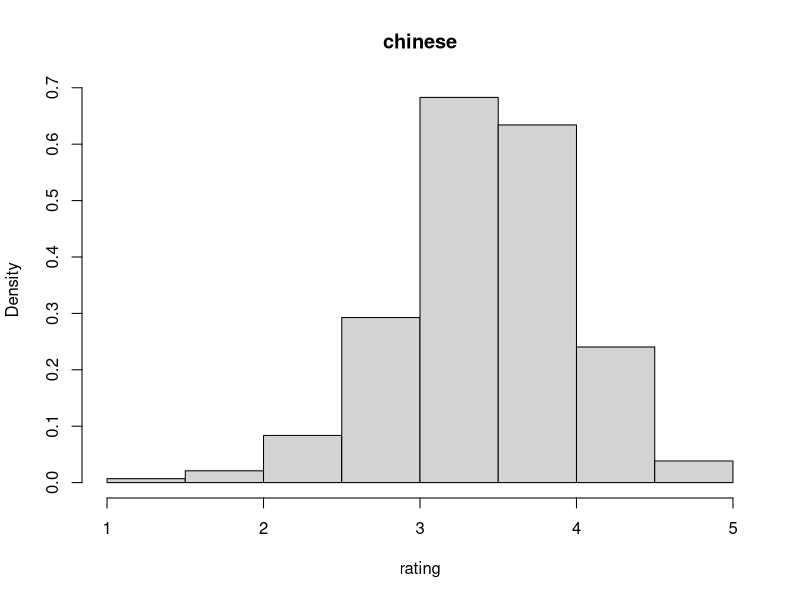
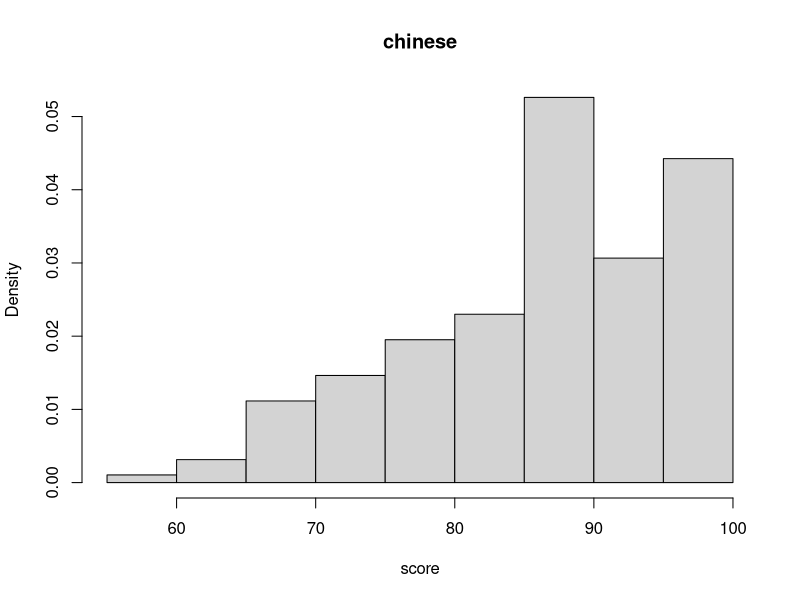

The R script that drew these images, in order: (Note: this script raises an error after producing the figures.)
setwd("/Users/ziyuanhan/Desktop")
comb <- read.csv("comb.csv",fill = TRUE,na.strings = c(""),header = TRUE)
# par(mfrow=c(2,1))

chinese.rate <- as.numeric(comb$rate[which(comb$title=="chinese")])
chinese.score <- as.numeric(comb$score[which(comb$title=="chinese")])
hist(chinese.rate,freq=FALSE, main = "chinese" , xlab = "rating")
hist(chinese.score,freq=FALSE, main = "chinese" , xlab = "score")

minuslogl.gam.rate <- function(theta, kappa) {
  y <- dgamma(chinese.rate, shape = kappa, scale = theta)
  # return -sum ln(y)
  nLL <- -sum(log(y))
  return(nLL)
}

minuslogl.gam.score <- function(theta, kappa) {
  y <- dgamma(chinese.score, shape = kappa, scale = theta)
  # return -sum ln(y)
  nLL <- -sum(log(y))
  return(nLL)
}

c <- chinese.score
n <- length(c)
kappa.mme <- (n*mean(c)^2) / ((n-1)*var(c))
theta.mme <- ((n-1)*var(c)) / (n*mean(c))
fit.gam.score <- mle(minuslogl.gam.score, start = list(theta = theta.mme, kappa = kappa.mme))
summary(fit.gam.score)
theta.mle <- fit.gam.score@coef[1]
kappa.mle <- fit.gam.score@coef[2]
hist(chinese.score,freq=FALSE, main = "chinese" , xlab = "score")
curve(dgamma(x,shape=kappa.mle,scale = theta.mle),from=0,to=100,col="red",lwd=2,add=TRUE)

c <- chinese.rate
n <- length(c)
kappa.mme <- (n*mean(c)^2) / ((n-1)*var(c))
theta.mme <- ((n-1)*var(c)) / (n*mean(c))
fit.gam.rate <- mle(minuslogl.gam.rate, start = list(theta = theta.mme, kappa = kappa.mme))
summary(fit.gam.score)
theta.mle <- fit.gam.rate@coef[1]
kappa.mle <- fit.gam.rate@coef[2]
hist(chinese.rate,freq=FALSE, main = "chinese" , xlab = "rate")
curve(dgamma(x,shape=kappa.mle,scale = theta.mle),from=1,to=5,col="red",lwd=2,add=TRUE)





american.rate <- comb$rate[which(comb$title=="american")]
american.score <- comb$score[which(comb$title=="american")]
hist(american.rate,freq=FALSE, main = "american" , xlab = "rating")
hist(american.score,freq=FALSE, main = "american" , xlab = "score")

minuslogl.gam <- function(theta, kappa) {
  y <- dgamma(chinese.score, shape = kappa, scale = theta)
  # return -sum ln(y)
  nLL <- -sum(log(y))
  return(nLL)
}

minuslogl.gam <- function(theta, kappa) {
  y <- dgamma(chinese.score, shape = kappa, scale = theta)
  # return -sum ln(y)
  nLL <- -sum(log(y))
  return(nLL)
}






japan.rate <- as.numeric(comb$rate[which(comb$title=="japanese")])
japan.score <- as.numeric(comb$score[which(comb$title=="japanese")])
hist(japan.rate,freq=FALSE, main = "japanese" , xlab = "rating")
hist(japan.score,freq=FALSE, main = "japanese" , xlab = "score")

minuslogl.gam <- function(theta, kappa) {
  y <- dgamma(chinese.score, shape = kappa, scale = theta)
  # return -sum ln(y)
  nLL <- -sum(log(y))
  return(nLL)
}

minuslogl.gam <- function(theta, kappa) {
  y <- dgamma(chinese.score, shape = kappa, scale = theta)
  # return -sum ln(y)
  nLL <- -sum(log(y))
  return(nLL)
}






korean.rate <- as.numeric(comb$rate[which(comb$title=="korean")])
korean.score <- as.numeric(comb$score[which(comb$title=="korean")])
hist(korean.rate,freq=FALSE, main = "korean" , xlab = "rating")
hist(korean.score,freq=FALSE, main = "korean" , xlab = "score")

minuslogl.gam <- function(theta, kappa) {
  y <- dgamma(chinese.score, shape = kappa, scale = theta)
  # return -sum ln(y)
  nLL <- -sum(log(y))
  return(nLL)
}

minuslogl.gam <- function(theta, kappa) {
  y <- dgamma(chinese.score, shape = kappa, scale = theta)
  # return -sum ln(y)
  nLL <- -sum(log(y))
  return(nLL)
}






french.rate <- as.numeric(comb$rate[which(comb$title=="french")])
french.score <- as.numeric(comb$score[which(comb$title=="french")])
hist(french.rate,freq=FALSE, main = "french" , xlab = "rating")
hist(french.score,freq=FALSE, main = "french" , xlab = "score")

minuslogl.gam <- function(theta, kappa) {
  y <- dgamma(chinese.score, shape = kappa, scale = theta)
  # return -sum ln(y)
  nLL <- -sum(log(y))
  return(nLL)
}

minuslogl.gam <- function(theta, kappa) {
  y <- dgamma(chinese.score, shape = kappa, scale = theta)
  # return -sum ln(y)
  nLL <- -sum(log(y))
  return(nLL)
}







indian.rate <- as.numeric(comb$rate[which(comb$title=="indian")])
indian.score <- as.numeric(comb$score[which(comb$title=="indian")])
hist(indian.rate,freq=FALSE, main = "indian" , xlab = "rating")
hist(indian.score,freq=FALSE, main = "indian" , xlab = "score")

minuslogl.gam <- function(theta, kappa) {
  y <- dgamma(chinese.score, shape = kappa, scale = theta)
  # return -sum ln(y)
  nLL <- -sum(log(y))
  return(nLL)
}

minuslogl.gam <- function(theta, kappa) {
  y <- dgamma(chinese.score, shape = kappa, scale = theta)
  # return -sum ln(y)
  nLL <- -sum(log(y))
  return(nLL)
}








italian.rate <- as.numeric(comb$rate[which(comb$title=="italian")])
italian.score <- as.numeric(comb$score[which(comb$title=="italian")])
hist(italian.rate,freq=FALSE, main = "indian" , xlab = "rating")
hist(italian.score,freq=FALSE, main = "indian" , xlab = "score")

minuslogl.gam <- function(theta, kappa) {
  y <- dgamma(chinese.score, shape = kappa, scale = theta)
  # return -sum ln(y)
  nLL <- -sum(log(y))
  return(nLL)
}

minuslogl.gam <- function(theta, kappa) {
  y <- dgamma(chinese.score, shape = kappa, scale = theta)
  # return -sum ln(y)
  nLL <- -sum(log(y))
  return(nLL)
}








latin.rate <- as.numeric(comb$rate[which(comb$title=="latin")])
latin.score <- as.numeric(comb$score[which(comb$title=="latin")])
hist(latin.rate,freq=FALSE, main = "latin" , xlab = "rating")
hist(latin.score,freq=FALSE, main = "latin" , xlab = "score")

minuslogl.gam <- function(theta, kappa) {
  y <- dgamma(chinese.score, shape = kappa, scale = theta)
  # return -sum ln(y)
  nLL <- -sum(log(y))
  return(nLL)
}

minuslogl.gam <- function(theta, kappa) {
  y <- dgamma(chinese.score, shape = kappa, scale = theta)
  # return -sum ln(y)
  nLL <- -sum(log(y))
  return(nLL)
}








viet.rate <- as.numeric(comb$rate[which(comb$title=="viet")])
viet.score <- as.nuemric(comb$score[which(comb$title=="viet")])
hist(viet.rate,freq=FALSE, main = "latin" , xlab = "rating")
hist(viet.score,freq=FALSE, main = "latin" , xlab = "score")

minuslogl.gam <- function(theta, kappa) {
  y <- dgamma(chinese.score, shape = kappa, scale = theta)
  # return -sum ln(y)
  nLL <- -sum(log(y))
  return(nLL)
}

minuslogl.gam <- function(theta, kappa) {
  y <- dgamma(chinese.score, shape = kappa, scale = theta)
  # return -sum ln(y)
  nLL <- -sum(log(y))
  return(nLL)
}









thai.rate <- as.numeric(comb$rate[which(comb$title=="thai")])
thai.score <- as.numeric(comb$score[which(comb$title=="thai")])
hist(thai.rate,freq=FALSE, main = "latin" , xlab = "rating")
hist(thai.score,freq=FALSE, main = "latin" , xlab = "score")

minuslogl.gam <- function(theta, kappa) {
  y <- dgamma(chinese.score, shape = kappa, scale = theta)
  # return -sum ln(y)
  nLL <- -sum(log(y))
  return(nLL)
}

minuslogl.gam <- function(theta, kappa) {
  y <- dgamma(chinese.score, shape = kappa, scale = theta)
  # return -sum ln(y)
  nLL <- -sum(log(y))
  return(nLL)
}






medi.rate <- as.numeric(comb$rate[which(comb$title=="medi")])
medi.score <- as.numeric(comb$score[which(comb$title=="medi")])
hist(medi.rate,freq=FALSE, main = "medi" , xlab = "rating")
hist(medi.score,freq=FALSE, main = "medi" , xlab = "score")

minuslogl.gam <- function(theta, kappa) {
  y <- dgamma(chinese.score, shape = kappa, scale = theta)
  # return -sum ln(y)
  nLL <- -sum(log(y))
  return(nLL)
}

minuslogl.gam <- function(theta, kappa) {
  y <- dgamma(chinese.score, shape = kappa, scale = theta)
  # return -sum ln(y)
  nLL <- -sum(log(y))
  return(nLL)
}




boxplot(comb$rate ~ comb$title)
boxplot(comb$score ~ comb$title)

# minuslogl.gam <- function(theta, kappa) {
#   y <- dgamma(data, shape = kappa, scale = theta)
#   # return -sum ln(y)
#   nLL <- -sum(log(y))
#   return(nLL)
# }

minuslogl.gam <- function(theta, kappa) {
  y <- dgamma(chinese.score, shape = kappa, scale = theta)
  # return -sum ln(y)
  nLL <- -sum(log(y))
  return(nLL)
}
c <- chinese.score
n <- length(c)
kappa.mme <- (n*mean(c)^2) / ((n-1)*var(c))
theta.mme <- ((n-1)*var(c)) / (n*mean(c))
fit.gam <- mle(minuslogl.gam, start = list(theta = theta.mme, kappa = kappa.mme))
summary(fit.gam)
theta.mle <- fit.gam@coef[1]
kappa.mle <- fit.gam@coef[2]
print(theta.mle)
hist(chinese.score,freq=FALSE, main = "chinese" , xlab = "score")
curve(dgamma(x,shape=kappa.mle,scale = theta.mle),from=0,to=100,col="red",lwd=2,add=TRUE)


